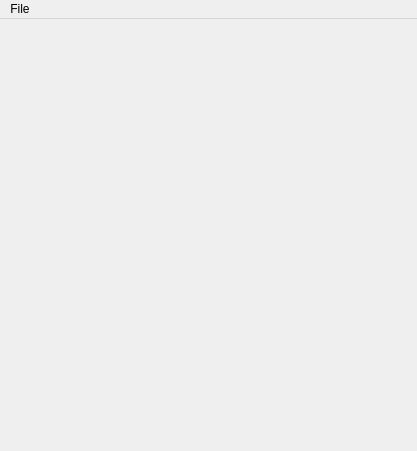
<?xml version="1.0" encoding="UTF-8"?>
<ui version="4.0">
 <class>MainWindow</class>
 <widget class="QMainWindow" name="MainWindow">
  <property name="geometry">
   <rect>
    <x>0</x>
    <y>0</y>
    <width>417</width>
    <height>451</height>
   </rect>
  </property>
  <property name="windowTitle">
   <string>MainWindow</string>
  </property>
  <widget class="QWidget" name="centralWidget"/>
  <widget class="QMenuBar" name="menuBar">
   <property name="geometry">
    <rect>
     <x>0</x>
     <y>0</y>
     <width>417</width>
     <height>19</height>
    </rect>
   </property>
   <widget class="QMenu" name="menuFile">
    <property name="title">
     <string>File</string>
    </property>
    <addaction name="actionSave_as_SVG"/>
   </widget>
   <addaction name="menuFile"/>
  </widget>
  <action name="actionSave_as_SVG">
   <property name="text">
    <string>Save as SVG</string>
   </property>
  </action>
 </widget>
 <layoutdefault spacing="6" margin="11"/>
 <resources/>
 <connections/>
</ui>
